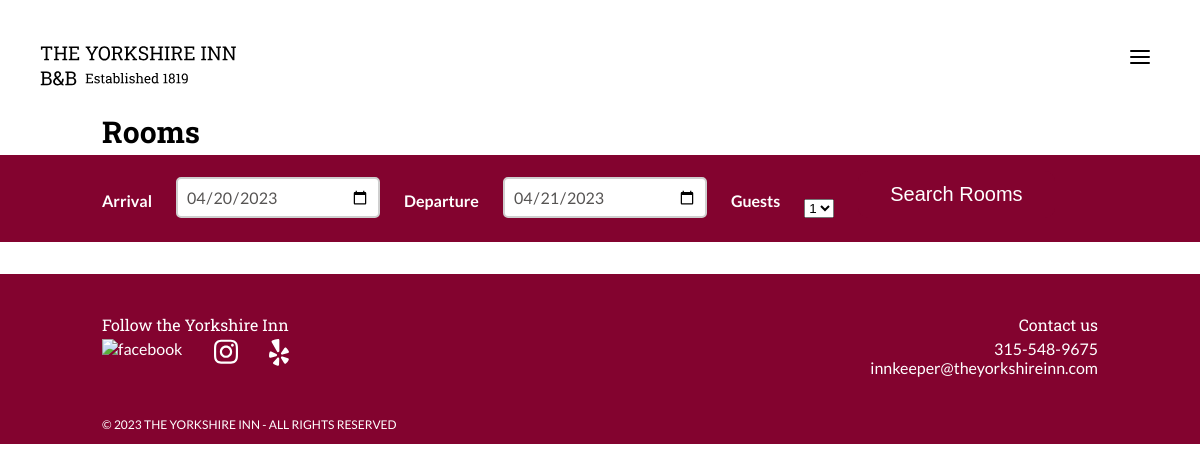
Before: /rooms with the older database file.
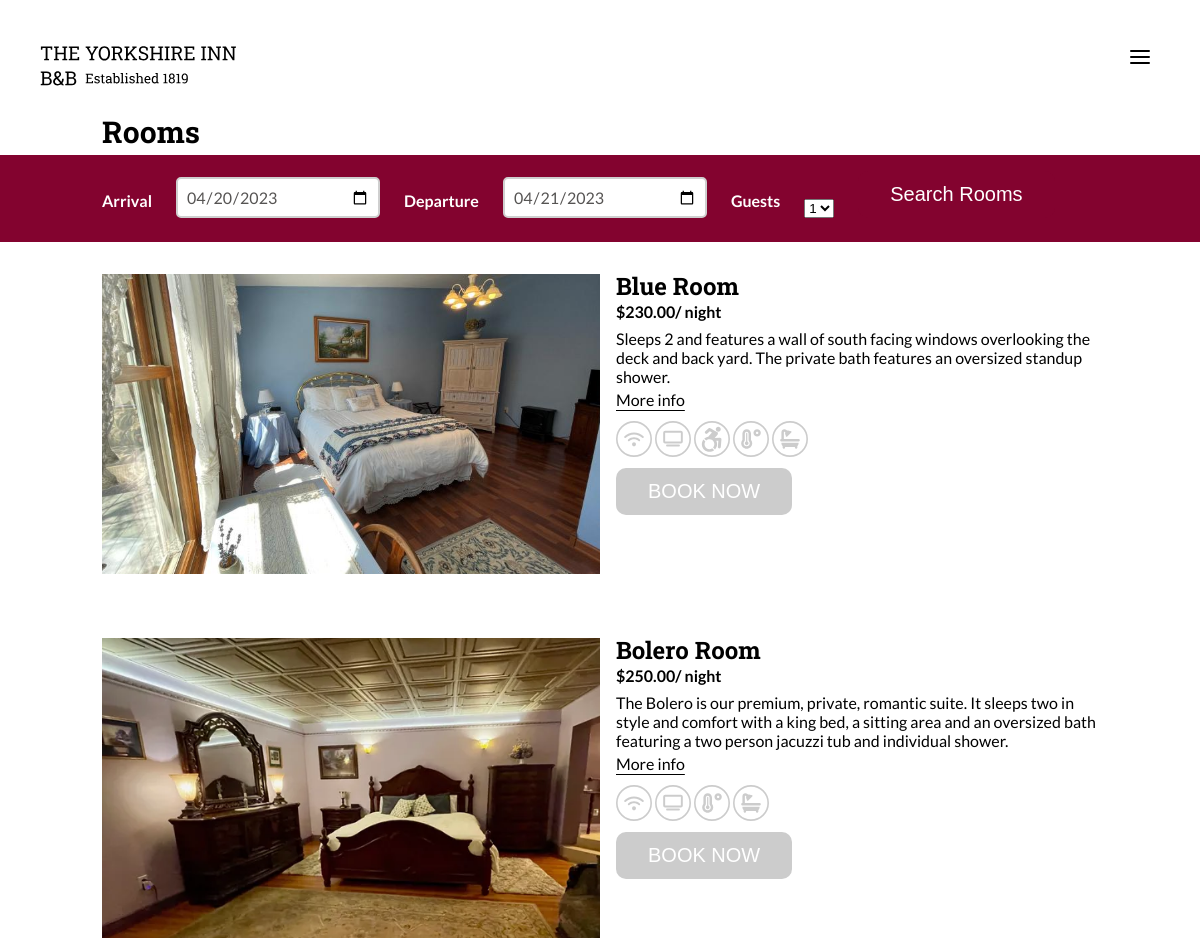
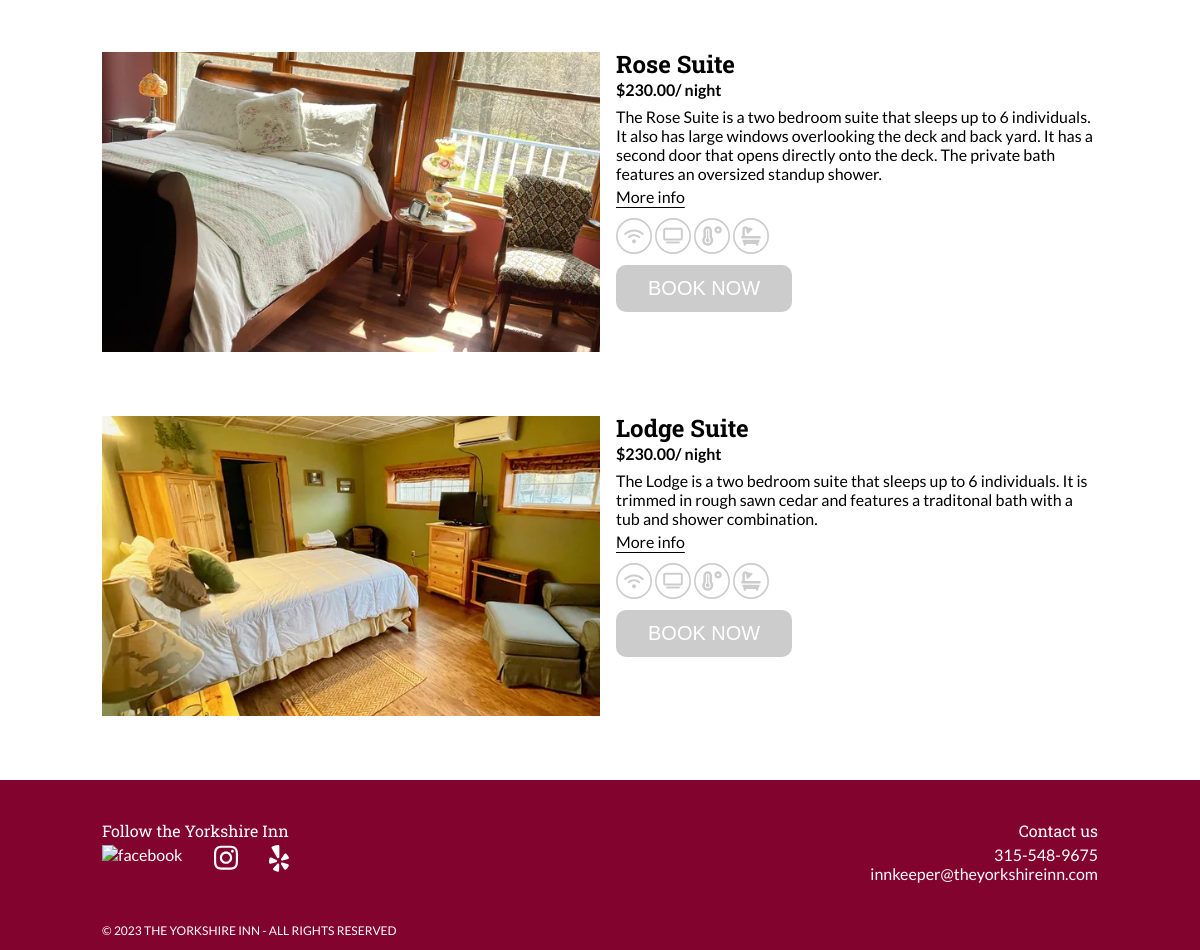
After: the same page with the newer database file (2 pictures, top to bottom).
### tables this page shows
CREATE TABLE `Rooms` (
  `RoomID` int(11) NOT NULL,
  `RoomNumber` varchar(20) DEFAULT NULL,
  `RoomName` varchar(50) DEFAULT NULL,
  `Description` text DEFAULT NULL,
  `Picture` text NOT NULL,
  `PricePerNight` decimal(10,2) DEFAULT NULL
);

### app/controllers/Rooms.php (called while the page is built)
<?php
class Rooms extends Controller
{
    public function index()
    {
        $this->view('rooms');
    }
}

### app/core/App.php (called while the page is built, shortened)
<?php
    class App {
        private $method = 'index';
        private function cleanURL() {
            $URL = $_GET['url'] ?? 'home';
            $URL = explode("/", trim($URL, "/"));
            return $URL;
        }
        public function loadController() {
            $URL = $this->cleanURL();
            $controller = new $this->controller;
            call_user_func_array([$controller, $this->method], $URL);
        }
    }

### public/index.php (called while the page is built, shortened)
<?php
    $app = new App;
    $app->loadController();

### app/core/Database.php (called while the page is built)
<?php
Class Database{
    public function connect()
    {
        $string = "mysql:hostname=" . DBHOST . ";dbname=" . DBNAME;
        $con = new PDO($string, DBUSER, DBPASS);
        return $con;
    }
    public function query($query, $data = [])
    {
        try {
            $con = $this->connect();
            $stm = $con->prepare($query);
            $check = $stm->execute($data);
            if($check)
            {
                $result = $stm->fetchAll(PDO::FETCH_OBJ);
                if(is_array($result) && count($result) > 0)
                {
                    return $result;
                } return $result;
            }
        } catch (PDOException $e) {
            echo "Error: " . $e->getMessage();
        }
        return false;
    }
}

### app/views/rooms.view.php (the view, shortened to what this page needs)
<?php
$db = new Database;
$submit_btn = isset($_POST['submit']);
if ($submit_btn) {
  $arrive_date = $_POST['arrive_date'];
  $depart_date = $_POST['depart_date'];
  $guest_num = $_POST['guest_num'];
  $query = "SELECT * FROM Rooms where RoomID not in(SELECT RoomID from Bookings WHERE CheckInDate < '$depart_date' AND CheckOutDate > '$arrive_date') and Sleeps >= '$guest_num'";
  $result = $db->query($query);
} else {
  $query = "SELECT * FROM Rooms";
  $result = $db->query($query);
}
?>
<!DOCTYPE html>
<html lang="en">
<head>
  <link rel="stylesheet" href="<?=ROOT?>assets/css/style.css">
</head>
<body>
  <header>
    <nav class="navbar">
      <div class="logo">
        <a href="<?=ROOT?>">
          <img src="<?=ROOT?>assets/images/icons/logo.svg" alt="The Yorkshire Inn">
        </a>
      </div>
      <img src="<?=ROOT?>assets/images/icons/menu.svg" alt="menu icon" class="menu-icon">
    </nav>
  </header>
  <div class="container">
  <section class="rooms section-title">
        <h2>Rooms</h2>
        <div class="calendar full-bleed">
            <div class="arrival">
                <form method="POST" action="">
                <p>Arrival</p>
                    <input class="date-picker" name="arrive_date" type="date" >
                <p>Departure</p>
                    <input class="date-picker departure" name="depart_date" type="date" >
                <p>Guests</p>
                    <select name="guest_num" id="guest_num">
                        <option value="1">1</option>
                    </select>
                    <button class="login-button" name="submit" type="submit">Search Rooms</button>
                </form>
            </div>
        </div>
      <?php foreach ($result as $row): ?>
        <div class="room-preview">
            <div class="room-preview-img">
                <img src="<?=ROOT?><?=$row->Picture?>" alt="<?=$row->RoomName?>">
            </div>
            <div class="room-preview-info">
                <h3><?=$row->RoomName?></h3>
                <p class="room-preview-price">$<?=$row->PricePerNight?>/ night</p>
                <p class="room-preview-description"><?=$row->Description?>
                </p>
                <?php if($row->RoomName == "Blue Room"): ?>
                <a href="blueroom" class="underline">More info</a>
                <?php endif; ?>
                <?php if($row->RoomName == "Bolero Room"): ?>
                <a href="boleroroom" class="underline">More info</a>
                <?php endif; ?>
                <?php if($row->RoomName == "Rose Suite"): ?>
                <a href="rosesuite" class="underline">More info</a>
                <?php endif; ?>
                <?php if($row->RoomName == "Lodge Suite"): ?>
                <a href="lodgesuite" class="underline">More info</a>
                <?php endif; ?>
                <div class="room-preview-icons">
                    <img src="<?=ROOT?>assets/images/icons/wifi-grey.svg" alt="Icon">
                    <img src="<?=ROOT?>assets/images/icons/tv-grey.svg" alt="Icon">
                    <?php if($row->RoomName == "Blue Room"): ?>
                        <img src="<?=ROOT?>assets/images/icons/wheelchair-grey.svg" alt="Icon">
                    <?php endif; ?>
                    <img src="<?=ROOT?>assets/images/icons/heat-grey.svg" alt="Icon">
                    <img src="<?=ROOT?>assets/images/icons/bath-grey.svg" alt="Icon">
                </div>
                <form action="oneroom" method="POST">
                    <button class="search_rooms_btn" <?php if (!$submit_btn){ echo "disabled"; }?>>BOOK NOW</button>
                </form>
            </div>
        </div>
      <?php endforeach; ?>
    </section>
    <footer class="full-bleed">
      <div class="footer-container">
        <div class="footer-socials">
          <p class="footer-title">Follow the Yorkshire Inn</p>
          <div class="footer-socials-icons">
            <a href="https://www.facebook.com/theyorkshireinn/"><img src="<?=ROOT?>assets/images/icons/facebook-white.svg" alt="facebook"></a>
            <a href="https://www.instagram.com/the_yorkshire_inn/"><img src="<?=ROOT?>assets/images/icons/instagram-white.svg" alt="instagram"></a>
            <a href="https://www.yelp.com/biz/the-yorkshire-inn-phelps"><img src="<?=ROOT?>assets/images/icons/yelp-white.svg" alt="yelp"></a>
          </div>
        </div>
        <div class="footer-contact">
          <p class="footer-title">Contact us</p>
          <p>315-548-9675</p>
          <p>innkeeper@theyorkshireinn.com</p>
        </div>
    </div>
    <p class="copyright">© 2023 THE YORKSHIRE INN - ALL RIGHTS RESERVED</p>
    </footer>
  </div>
</body>
</html>

### app/core/Controller.php
<?php
Class Controller
{
    public function view($name)
    {
        $filename = "../app/views/".$name.".view.php";
        if(file_exists($filename))
        {
            require $filename;
        }else{
            $filename = "../app/views/404.view.php";
            require $filename;
        }
    }
}

### public/assets/css/style.css (style rules this page uses)
* { margin: 0; padding: 0; }
html, body { min-height: 100%; padding: 0; margin: 0 120px; font-family: 'Lato', sans-serif; }
body { overflow-x: hidden; }
a { color: inherit; text-decoration: none; text-underline-offset: 4px; }
header { display: flex; flex-direction: column; align-items: center; margin-bottom: 20px; }
.navbar { display: flex; justify-content: space-between; align-items: center; width: 100%; margin: 0; padding: 20px 0; }
.logo img { height: 50px; width: auto; }
.menu-icon { display: none; position: absolute; top: 50px; right: 50px; cursor: pointer; }
.container { max-width: 996px; margin: 0 auto; }
button { font-size: 20px; background-color: #83032F; color: #fff; border-radius: 10px; padding: 12px 32px; cursor: pointer; border: none; }
p { font-size: 16px; }
.underline { text-decoration: underline; }
.section-title h2 { font-family: 'Roboto Slab', sans-serif; font-weight: 700; margin-bottom: 4px; font-size: 30px; }
h2 { font-family: 'Roboto Slab', sans-serif; font-size: 30px; }
h3 { font-family: 'Roboto Slab', sans-serif; font-size: 24px; }
.rooms { margin-top: 48px; margin-bottom: 32px; }
.calendar { background-color: #83032F; padding-bottom: 24px; padding-top: 16px; margin-bottom: 32px; }
.calendar p { color: #fff; margin-bottom: 8px; font-weight: bold; }
.calendar input { border: 2.5px solid #CFCFCF; border-radius: 5px; padding: 8px 0; padding-left: 10px; font-size: 16px; color: #565453; }
.calendar form { display: flex; column-gap: 24px; align-items: flex-end; }
.search_rooms_btn[disabled] { background-color: #cccccc; }
.date-picker { width: 184px; }
.room-preview { display: flex; margin-bottom: 64px; column-gap: 16px; }
.room-preview h3 { line-height: 100%; margin-bottom: 4px; }
.room-preview-img { min-width: 50%; height: 100%; height: 300px; }
.room-preview-img img { display: block; height: 100%; width: 100%; object-fit: cover; }
.room-preview-price { font-weight: bold; margin-bottom: 8px; }
.room-preview-description { margin-bottom: 4px; }
.room-preview-icons { margin-top: 12px; margin-bottom: 8px; }
.room-preview-icons img { width: 36px; }
.room-preview-info { display: flex; flex-direction: column; align-items: flex-start; }
footer { background-color: #83032F; color: #fff; margin-top: auto; padding-top: 40px; padding-bottom: 12px; }
.footer-container { display: flex; justify-content: space-between; margin-bottom: 40px; }
.footer-contact { display: flex; flex-direction: column; align-items: flex-end; }
.footer-socials-icons { display: flex; justify-content: space-between; }
.full-bleed { box-shadow: 0 0 0 100vmax #83032F; clip-path: inset(0 -100vmax); }
.footer-title { font-family: 'Roboto Slab', sans-serif; margin-bottom: 4px; }
.copyright { font-size: 12px; }
input[type="date"] { font-family: 'Lato'; margin: 0; padding: 8px; }
@media only screen and (max-width: 1340px) { html, body { margin: 0 auto; } }
@media only screen and (max-width: 1340px) { .container { margin-top: 48px; } }
@media only screen and (max-width: 1340px) { .navbar .logo { position: absolute; top: 40px; left: 40px; } }
@media only screen and (max-width: 1340px) { .navbar { z-index: 100; } }
@media only screen and (max-width: 1340px) { .logo { z-index: 100; } }
@media only screen and (max-width: 1340px) { .menu-icon { display: block; z-index: 100; } }
@media only screen and (max-width: 1340px) { .hero, .rooms, .blue-room, .bolero-room, .rose-suite, .lodge-suite, .history, .gallery, .fingerlakes, .contact { margin-top: 72px; } }

Changed rows visible on the page:
added rooms: Picture (picture), RoomName "Blue Room", PricePerNight "230.00", Description "Sleeps 2 and features a wall of south facing windows overlooking the deck and back yard. The private bath features an oversized standup shower.", shows "More info"
added rooms: Picture (picture), RoomName "Bolero Room", PricePerNight "250.00", Description "The Bolero is our premium, private, romantic suite. It sleeps two in style and comfort with a king bed, a sitting area and an oversized bath featuring a two person jacuzzi tub and individual shower.", shows "More info"
added rooms: Picture (picture), RoomName "Rose Suite", PricePerNight "230.00", Description "The Rose Suite is a two bedroom suite that sleeps up to 6 individuals. It also has large windows overlooking the deck and back yard. It has a second door that opens directly onto the deck. The private bath features an oversized standup shower.", shows "More info"
added rooms: Picture (picture), RoomName "Lodge Suite", PricePerNight "230.00", Description "The Lodge is a two bedroom suite that sleeps up to 6 individuals. It is trimmed in rough sawn cedar and features a traditonal bath with a tub and shower combination.", shows "More info"
